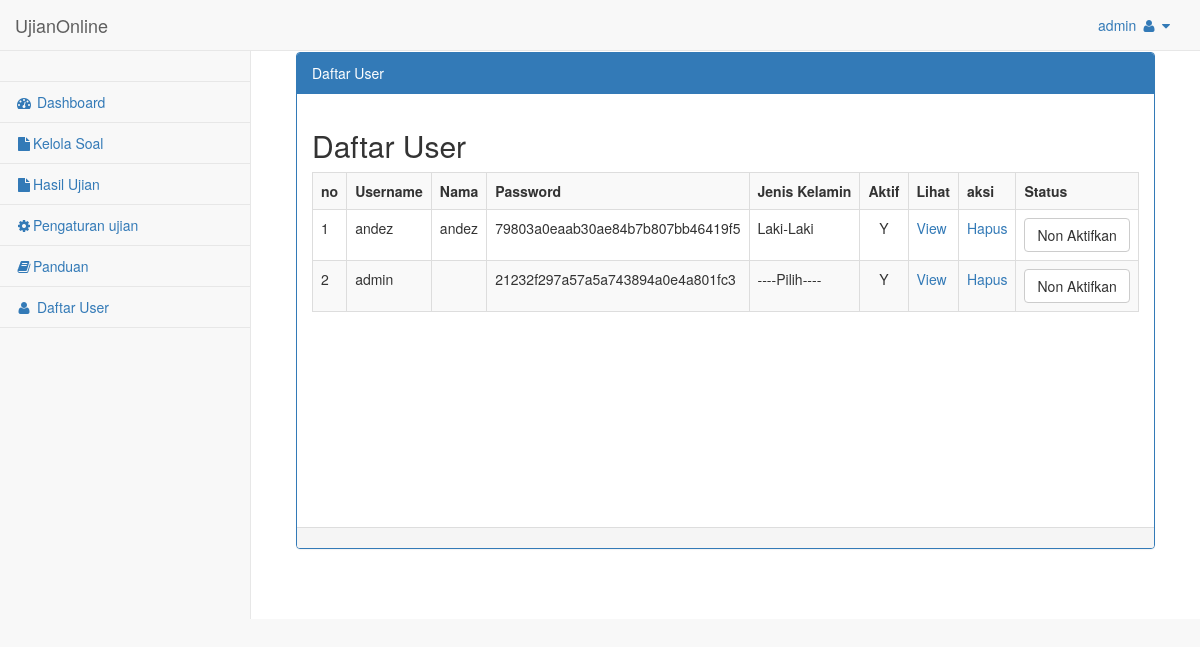
The page /admin/media.php?module=users (signed in) on the database its author committed.
### tables this page shows
CREATE TABLE `tbl_user` (
  `id_user` int(11) NOT NULL,
  `username` varchar(40) NOT NULL,
  `password` varchar(100) NOT NULL,
  `nama` text NOT NULL,
  `tgl_lahir` varchar(30) NOT NULL,
  `jk` varchar(20) NOT NULL,
  `agama` varchar(40) NOT NULL,
  `kwgn` varchar(40) NOT NULL,
  `nama_ayah` varchar(40) NOT NULL,
  `nama_ibu` varchar(40) NOT NULL,
  `pekerjaan_ayah` varchar(40) NOT NULL,
  `pekerjaan_ibu` varchar(40) NOT NULL,
  `sekolah_asal` varchar(50) NOT NULL,
  `telp` varchar(13) NOT NULL,
  `alamat` text NOT NULL,
  `statusaktif` enum('Y','N') NOT NULL DEFAULT 'Y'
);

### admin/modul/mod_users/users.php (the view, shortened to what this page needs)
        <div id="page-wrapper">
            <div class="container-fluid">
                <div class="row">
                    <div class="col-lg-12">
                    </div>
                </div>
                <div class="row">
                    <div class="col-lg-12">
                    <div class="panel panel-primary">
                        <div class="panel-heading">
                            Daftar User
                        </div>
                        <div class="panel-body">
<?php
$aksi="modul/mod_users/aksi_users.php";
switch($_GET[act]){
  default:
      $tampil = mysqli_query($con,"SELECT * FROM tbl_user");
      echo "<h2> Daftar User</h2>
    <table class='table table-striped table-bordered table-hover'>
          <tr><th>no</th><th>Username</th><th>Nama</th><th>Password</th><th>Jenis Kelamin</th><th>Aktif</th><th>Lihat</th><th>aksi</th><th>Status</th></tr>";
    $no=1;
    while ($r=mysqli_fetch_array($tampil)){
       echo "<tr><td>$no</td>
             <td>$r[username]</td>
            <td>$r[nama]</td>
            <td>$r[password]</td>
        <td>$r[jk]</td>
          <td align=center>$r[statusaktif]</td>
        <td><a href='?module=users&act=lihat&id=$r[id_user]'>View</a></td>
             <td><a href=$aksi?module=users&act=hapus&id=$r[id_user]>Hapus</a></td>";
        if ($r[statusaktif]=="Y") {
          echo"<td><input type=button class='btn btn-default' value='Non Aktifkan' onclick=\"window.location.href='$aksi?module=users&act=nonaktif&id=$r[id_user]';\"></td>";
        }else {
          echo"<td align='center'><input class='btn btn-primary' type=button value='Aktifkan' onclick=\"window.location.href='$aksi?module=users&act=aktif&id=$r[id_user]';\"></td>";
        }
        echo"</tr>";
      $no++;
    }
    echo "</table><br/><br/><br/><br/><br/><br/><br/><br/><br/><br/>";
    break;
}
?>
                        </div>
                        <div class="panel-footer">
                        </div>
                    </div>
                    </div>
                </div>
            </div>
        </div>

### rows shown on the page
tbl_user: username "andez", nama "andez", password "79803a0eaab30ae84b7b807bb46419f5", jk "Laki-Laki", statusaktif "Y"
tbl_user: username "admin", password "21232f297a57a5a743894a0e4a801fc3", jk "----Pilih----", statusaktif "Y"

### other values the page prints
$_SESSION[username] "admin"
